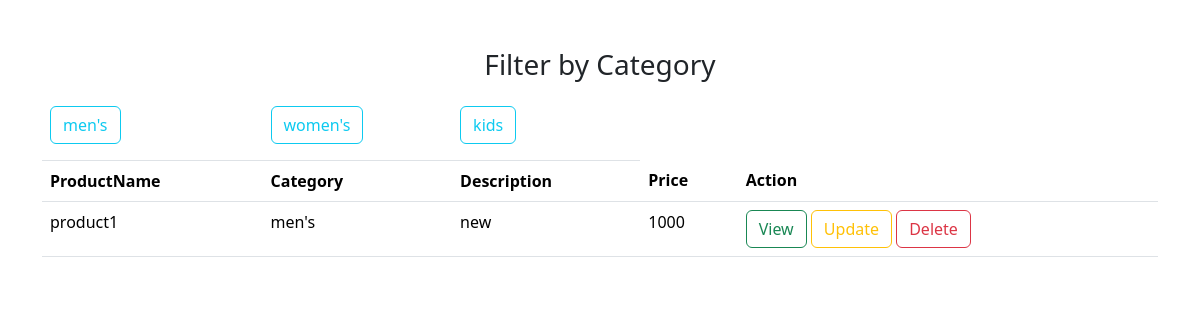
The page /product/1/category/ on the database its author committed.
### store/models.py (models this page shows, shortened)
class Category(models.Model):
    category_name=models.CharField(max_length=200)
    def __str__(self):
        return self.category_name

class Product(models.Model):
    product_name=models.CharField(max_length=200)
    category_name=models.ForeignKey(Category,on_delete=models.CASCADE)
    description=models.CharField(max_length=200)
    price=models.CharField(max_length=200)

### store/views.py (the view)
# urls.py: path("product/<int:pk>/category/",views.CategoryFilterView.as_view(),name="category-filter"),
class CategoryFilterView(View):
    def get(self,request,*args,**kwargs):
        id=kwargs.get("pk")
        category=Category.objects.get(id=id)
        qs=Product.objects.filter(category_name=category)
        all_category=Category.objects.all()
        return render(request,"category_filter.html",{"data":qs,"category":all_category})

### store/templates/category_filter.html (shortened to what this page needs)
<!DOCTYPE html>
<html lang="en">
<head>
<link href="https://cdn.jsdelivr.net/npm/bootstrap@5.3.3/dist/css/bootstrap.min.css" rel="stylesheet">
</head>
<body>
    <div class="container mt-5 ">
        <table class="table">
            <h3 class="text-center mb-2">Filter by Category</h3>
            <tr>
                {%for c in category%}
                <td><a href="{%url 'category-filter' c.id%}" class="btn btn-outline-info mt-2 mb-2">{{c.category_name}}
                </a></td>
                {%endfor%}
            </tr>
            <tr>
                <th>ProductName</th>
            <th>Category</th>
            <th>Description</th>
            <th>Price</th>
            <th>Action</th>
            </tr>
            <tr>
                {%for p in data%}
                <td>{{p.product_name}}</td>
                <td>{{p.category_name}}</td>
                <td>{{p.description}}</td>
                <td>{{p.price}}</td>
                <td>
                    <a href="{%url 'product-detail' p.id%}" class="btn btn-outline-success">View</a>
                    <a href="{%url 'product-edit' p.id%}" class="btn btn-outline-warning">Update</a>
                    <a href="{%url 'product-delete' p.id%}" class="btn btn-outline-danger">Delete</a>
                </td>
            </tr>
            {%endfor%}
        </table>
    </div>
</body>
</html>

### rows shown on the page
Category: category_name "men's"
Category: category_name "women's"
Category: category_name "kids"
Product: product_name "product1", category_name "men's", description "new", price "1000"
